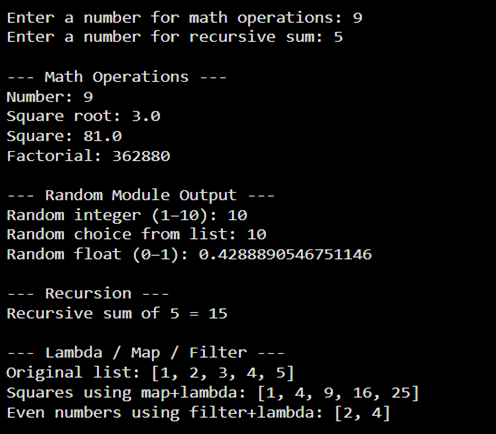
#> input picture Picture1.png, 496 x 434 px, found by its file name
$ python tmp_font_analyze.py
#> lines starting #> are read from the running program, lines starting #| are printed output that depends on the picture; after the words box and inside, x2 and y2 are one past the last pixel; in counts of white or black regions, pixels touching at a corner belong together
import sys
try:
    from PIL import Image
    import numpy as np
except ImportError:
    sys.exit(1)

img_path = 'c:/Users/Tanish Singla/Desktop/becse/practica; file/frontend/Picture1.png'
with Image.open(img_path) as img:
#> img is the input picture: PIL image 496x434 RGBA; mean R, G, B, A 13, 13, 12.9, 255
    img = img.convert('RGB')
#> img: PIL image 496x434 RGB
    data = np.array(img)
    # Detect lines of text
    # Background is (0,0,0)
    bg = 0
    # Let's sum across columns for each row
    row_sums = np.sum(data, axis=(1, 2))
#> row_sums = 434 values, max 109403 at index 15, min 0 at index 0, mean 19297.4

    # Non-background rows
    text_rows = row_sums > 0

    # line heights
    import itertools
    def rle(inarray):
        n = len(inarray)
#> n = 434
        if n == 0:
            return (None, None, None)
        else:
            y = np.array(inarray[1:] != inarray[:-1])
            i = np.append(np.where(y), n - 1)
#> i = 35 values from 9 to 433
            z = np.diff(np.append(-1, i))
#> z = 35 values, max 26 at index 4, min 2 at index 2, mean 12.4
            p = np.cumsum(np.append(0, z))[:-1]
#> p = 35 values from 0 to 422
            return(z, p, inarray[i])

    lengths, pos, vals = rle(text_rows)
#> lengths has the same summary as z in rle; pos = 35 values from 0 to 422
    print("Heights of text blocks and empty space blocks:")
    for l, v in zip(lengths, vals):
        print(f"Value: {v}, Length: {l}")
#> this loop made 35 passes
#> (l, v) on passes 1 to 12: (10, False), (17, True), (2, False), (14, True), (26, False), (17, True), (3, False), (14, True), (6, False), (16, True), (5, False), (15, True)
#| Value: False, Length: 10
#| Value: True, Length: 17
#| Value: False, Length: 2
#| Value: True, Length: 14
#| Value: False, Length: 26
#| Value: True, Length: 17
#| Value: False, Length: 3
#| Value: True, Length: 14
#> (further printed lines are left out)

    # Analyze text thickness
    col_sums = np.sum(data, axis=(0, 2))
#> col_sums = 496 values, max 74421 at index 47, min 0 at index 0, mean 16885.2
    text_cols = col_sums > 0
    clens, cpos, cvals = rle(text_cols)
#> clens = [5, 385, 1, 28, 77]; cpos = [0, 5, 390, 391, 419]; cvals = [False, True, False, True, False]
    print("\nWidths of text characters spaces and strokes:")
    stroke_widths = []

    # Calculate simple gradient magnitude heuristic
    diff_h = np.abs(np.diff(data, axis=1)).sum(axis=2)
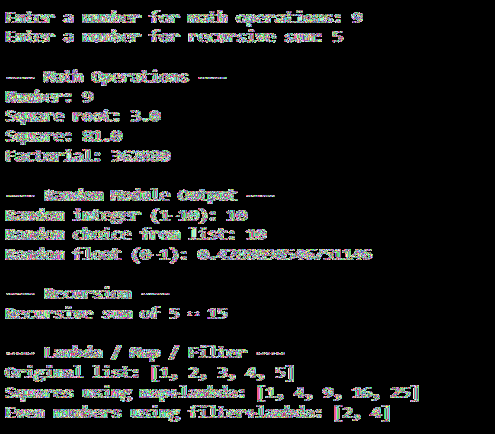
#> diff_h: shape (434, 495) uint64; 766 distinct labels, from 0 to 765; one colour per label, 0 black
    stroke_mask = (diff_h > 0)
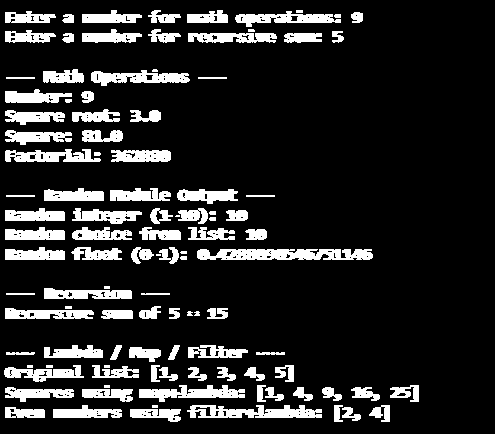
#> stroke_mask: shape (434, 495) bool; 15.2% white; 107 white regions (9 under 20 px), largest, box (x1, y1, x2, y2) and area: (197, 249, 373, 260) 1617, (187, 405, 322, 418) 1195, (139, 385, 245, 402) 983
    strokes = np.sum(stroke_mask, axis=1)
#> strokes = 434 values, max 327 at index 396, min 0 at index 0, mean 75.09

    # Just print info
